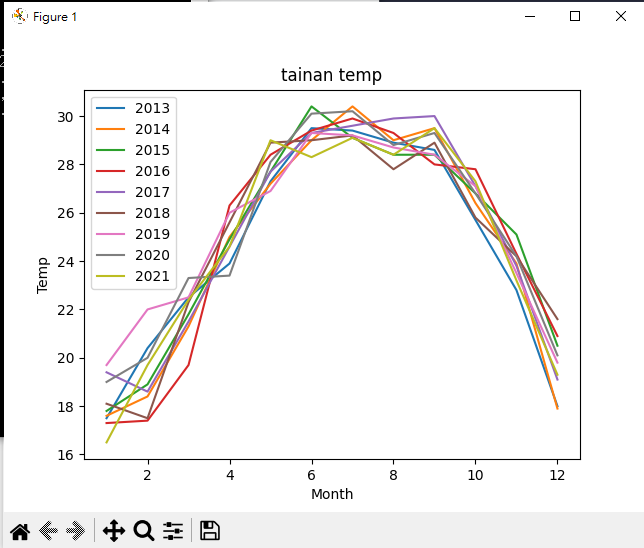

Source code (Python):
import numpy as np
import matplotlib.pyplot as plt
from pprint import pprint

# 打开文件并读取内容
with open('Temperature.txt', 'r') as file:
    content = file.readlines()

# 解析每一行并去掉不需要的部分，将每行数据存储到列表中
all_data = []
for line in content:
    # 去掉行首的 'Tainan:'，如果存在
    if line.startswith('Tainan:'):
        continue
    # 去掉每行开头的年份并将每行数据存储到列表中
    data = [float(value) for value in line.strip().split(', ')[1:]]
    all_data.append(data)

# 使用 pprint 模块打印数据
print("All data (as floats):")
print(all_data)
m = np.arange(1, 13)
print(m)
print(type(m))
print(m)
year = 2013
for i in all_data:
    year_s = str(year)
    plt.plot(m, i, label=year_s)
    year += 1


plt.title('tainan temp')
plt.xlabel('Month')
plt.ylabel('Temp')
#plt.xticks(x)
plt.legend()
plt.show()
